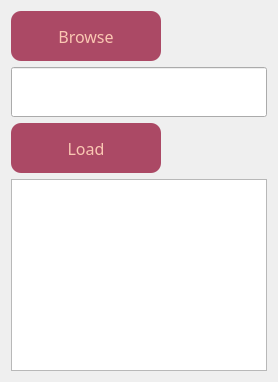
            <widget class="QWidget" name="BrowsePage">
             <property name="sizePolicy">
              <sizepolicy hsizetype="Expanding" vsizetype="Expanding">
               <horstretch>0</horstretch>
               <verstretch>0</verstretch>
              </sizepolicy>
             </property>
             <layout class="QVBoxLayout" name="verticalLayout">
              <item>
               <widget class="QPushButton" name="BrowseBttn">
                <property name="minimumSize">
                 <size>
                  <width>0</width>
                  <height>50</height>
                 </size>
                </property>
                <property name="maximumSize">
                 <size>
                  <width>150</width>
                  <height>16777215</height>
                 </size>
                </property>
                <property name="font">
                 <font>
                  <family>Montserrat</family>
                  <pointsize>12</pointsize>
                 </font>
                </property>
                <property name="styleSheet">
                 <string notr="true">QPushButton {
	color: rgb(250, 199, 178);
	border-radius: 10px;	
	background-color: rgb(171, 73, 101);
	border: 0px solid;
}
QPushButton:hover {
	background-color: rgb(213, 72, 89);
}</string>
                </property>
                <property name="text">
                 <string>Browse</string>
                </property>
               </widget>
              </item>
              <item>
               <widget class="QLineEdit" name="PathLine">
                <property name="sizePolicy">
                 <sizepolicy hsizetype="Expanding" vsizetype="Expanding">
                  <horstretch>0</horstretch>
                  <verstretch>0</verstretch>
                 </sizepolicy>
                </property>
                <property name="minimumSize">
                 <size>
                  <width>0</width>
                  <height>50</height>
                 </size>
                </property>
                <property name="maximumSize">
                 <size>
                  <width>16777215</width>
                  <height>50</height>
                 </size>
                </property>
                <property name="font">
                 <font>
                  <family>Montserrat</family>
                  <pointsize>12</pointsize>
                 </font>
                </property>
                <property name="layoutDirection">
                 <enum>Qt::LeftToRight</enum>
                </property>
                <property name="styleSheet">
                 <string notr="true">color: rgb(250, 199, 178);</string>
                </property>
                <property name="inputMask">
                 <string/>
                </property>
               </widget>
              </item>
              <item>
               <widget class="QPushButton" name="LoadBttn">
                <property name="minimumSize">
                 <size>
                  <width>0</width>
                  <height>50</height>
                 </size>
                </property>
                <property name="maximumSize">
                 <size>
                  <width>150</width>
                  <height>16777215</height>
                 </size>
                </property>
                <property name="font">
                 <font>
                  <family>Montserrat</family>
                  <pointsize>12</pointsize>
                 </font>
                </property>
                <property name="styleSheet">
                 <string notr="true">QPushButton {
	color: rgb(250, 199, 178);
	border-radius: 10px;	
	background-color: rgb(171, 73, 101);
	border: 0px solid;
}
QPushButton:hover {
	background-color: rgb(213, 72, 89);
}</string>
                </property>
                <property name="text">
                 <string>Load</string>
                </property>
               </widget>
              </item>
              <item>
               <widget class="QTableWidget" name="ContentTable">
                <property name="sizePolicy">
                 <sizepolicy hsizetype="Expanding" vsizetype="Expanding">
                  <horstretch>0</horstretch>
                  <verstretch>0</verstretch>
                 </sizepolicy>
                </property>
                <property name="maximumSize">
                 <size>
                  <width>2000</width>
                  <height>16777215</height>
                 </size>
                </property>
                <property name="styleSheet">
                 <string notr="true">QTableWidget::item {
    background-color: rgb(171, 73, 101);
}
QHeaderView::section{
	Background-color:rgb(213, 72, 89);
}</string>
                </property>
                <attribute name="horizontalHeaderStretchLastSection">
                 <bool>true</bool>
                </attribute>
                <attribute name="verticalHeaderStretchLastSection">
                 <bool>false</bool>
                </attribute>
               </widget>
              </item>
             </layout>
            </widget>
